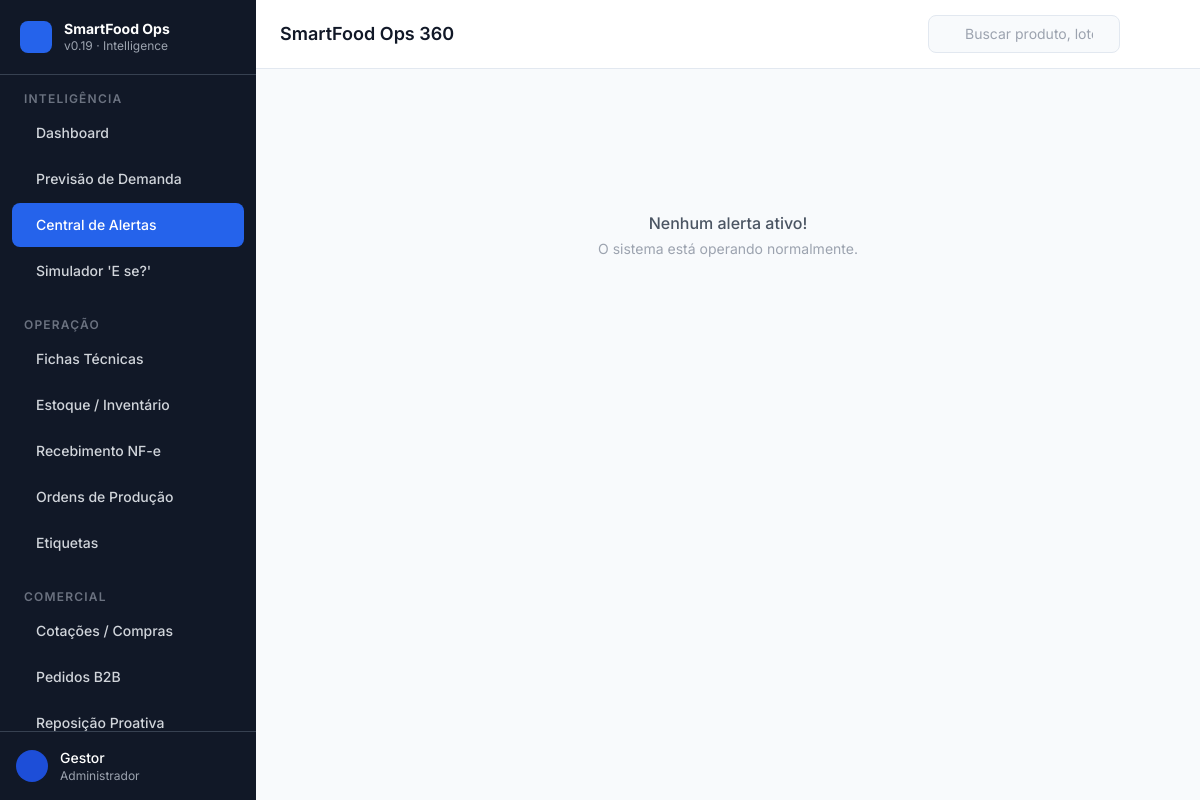
Before: /intelligence/alerts with the older database file.
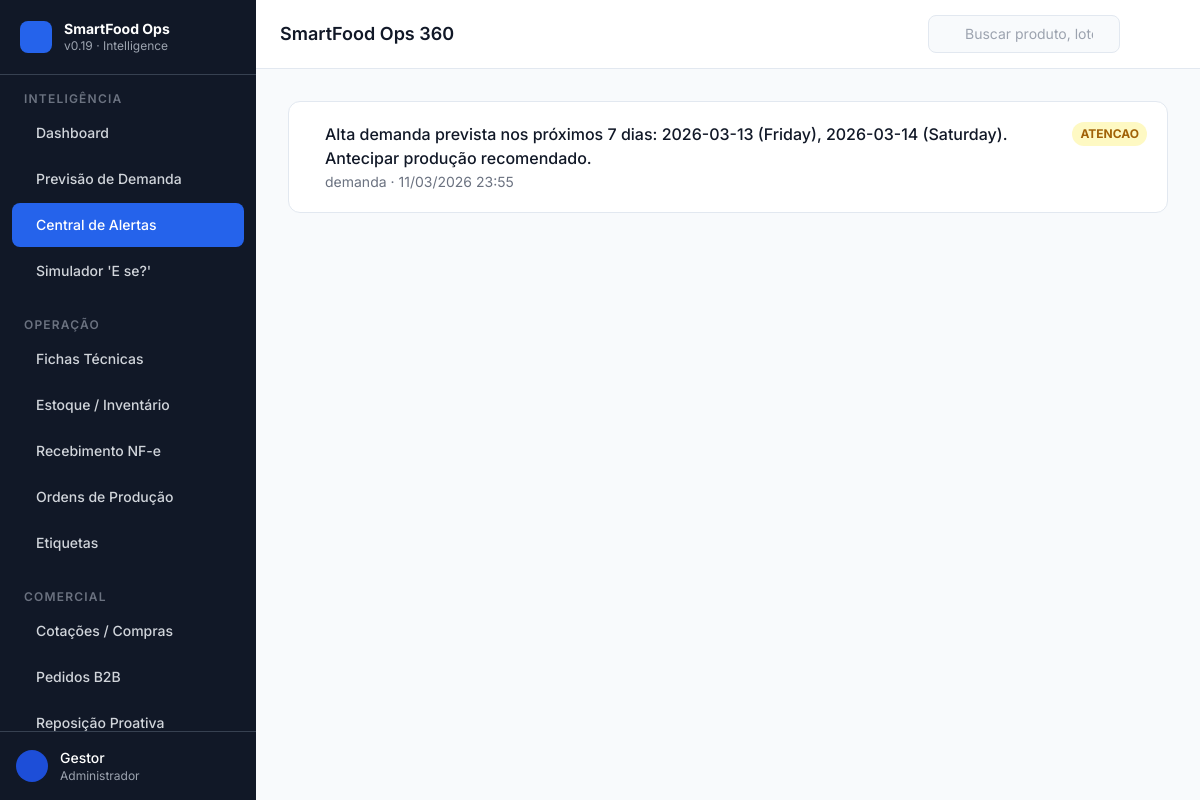
After: the same page with the newer database file.
### models.py (models this page shows)
class TimestampMixin:
    created_at = Column(DateTime(timezone=True), server_default=func.now())
    updated_at = Column(DateTime(timezone=True), onupdate=func.now())

class SystemAlert(Base, TimestampMixin):
    __tablename__ = "system_alerts"
    id = Column(GUID(), primary_key=True, default=uuid.uuid4)
    tipo = Column(String)
    categoria = Column(String)  # financeiro|estoque|producao|capacidade|demanda|comercial|qualidade
    produto_id = Column(GUID(), ForeignKey("products.id"), nullable=True)
    supply_id = Column(GUID(), ForeignKey("supplies.id"), nullable=True)
    mensagem = Column(Text)
    severidade = Column(String)  # critico|atencao|info
    status = Column(String)  # ativo|resolvido|snoozed
    resolvido_em = Column(DateTime)
    snoozed_until = Column(DateTime, nullable=True)
    last_notified_at = Column(DateTime, nullable=True)

### routers/ui_dashboard.py (the view)
@router.get("/intelligence/alerts", response_class=HTMLResponse)
def alerts_page(request: Request, db: Session = Depends(get_db)):
    from models import SystemAlert
    alertas = (
        db.query(SystemAlert)
        .filter(SystemAlert.status == "ativo")
        .order_by(SystemAlert.created_at.desc())
        .limit(100)
        .all()
    )
    return templates.TemplateResponse(
        "intelligence/alerts.html",
        _ctx(request, alertas=alertas),
    )

### templates/intelligence/alerts.html (shortened to what this page needs)
{% extends "base.html" %}
{% block content %}
<div class="space-y-4">
  {% if alertas %}
    {% for a in alertas %}
    <div class="bg-white rounded-xl border border-slate-200 p-5 flex items-start gap-4
                {% if a.severidade == 'critico' %}border-l-4 border-l-red-500{% endif %}">
      <div class="flex-1 min-w-0">
        <p class="font-medium text-gray-900">{{ a.mensagem or a.tipo }}</p>
        <p class="text-sm text-gray-500 mt-0.5">{{ a.categoria }} · {{ a.created_at.strftime('%d/%m/%Y %H:%M') if a.created_at else "" }}</p>
      </div>
      <span class="shrink-0 text-xs font-bold px-2 py-1 rounded-full
                   {% if a.severidade == 'critico' %}bg-red-100 text-red-700
                   {% elif a.severidade == 'atencao' %}bg-yellow-100 text-yellow-700
                   {% else %}bg-blue-100 text-blue-700{% endif %}">
        {{ (a.severidade or "info") | upper }}
      </span>
    </div>
    {% endfor %}
  {% else %}
  <div class="flex items-center justify-center h-64">
    <div class="text-center text-gray-400">
      <p class="font-medium text-gray-600">Nenhum alerta ativo!</p>
      <p class="text-sm mt-1">O sistema está operando normalmente.</p>
    </div>
  </div>
  {% endif %}
</div>
{% endblock %}

### templates/base.html (shortened to what this page needs)
<!DOCTYPE html>
<html lang="pt-BR" x-data="appState()" x-init="init()">
<head>
  <script src="https://cdn.tailwindcss.com"></script>
  <link rel="stylesheet" href="https://cdn.jsdelivr.net/npm/nprogress@0.2.0/nprogress.css" />
</head>
<body class="bg-slate-50 text-gray-800 antialiased"
      hx-boost="true">
  <div class="flex h-screen overflow-hidden" :class="{ 'pt-8': isOffline }">
    {% include "includes/sidebar.html" %}
    <div class="flex-1 flex flex-col overflow-hidden min-w-0">
      {% include "includes/topbar.html" %}
      <main id="main-content"
            class="flex-1 overflow-y-auto p-4 md:p-6 lg:p-8">
        {% block content %}{% endblock %}
      </main>
    </div>
  </div>
</body>
</html>

### templates/includes/sidebar.html (shortened to what this page needs)
<aside id="sidebar"
       :class="sidebarOpen ? 'translate-x-0' : '-translate-x-full md:translate-x-0'"
       class="fixed md:relative z-40 w-64 h-full bg-gray-900 text-white
              flex flex-col transition-transform duration-300 ease-in-out shrink-0">
  <div class="flex items-center gap-3 px-5 py-5 border-b border-gray-700">
    <div class="w-8 h-8 bg-blue-600 rounded-lg flex items-center justify-center shrink-0">
    </div>
    <div class="min-w-0">
      <p class="font-bold text-sm leading-tight text-white truncate">SmartFood Ops</p>
      <p class="text-xs text-gray-400 truncate">v0.19 · Intelligence</p>
    </div>
  </div>
  <nav class="flex-1 overflow-y-auto py-4 px-3 space-y-6" aria-label="Navegação principal">
    {% macro nav_item(label, icon, url, badge=None) %}
    <a href="{{ url }}"
       hx-get="{{ url }}"
       hx-target="#main-content"
       hx-select="#main-content"
       hx-swap="innerHTML"
       hx-push-url="true"
       @click="activeNav = '{{ url }}'; if(window.innerWidth < 768) sidebarOpen = false"
       :class="activeNav === '{{ url }}' || activeNav.startsWith('{{ url }}/') ?
                 'bg-blue-600 text-white' :
                 'text-gray-300 hover:bg-gray-800 hover:text-white'"
       class="flex items-center gap-3 px-3 py-2.5 rounded-lg text-sm font-medium
              transition-colors duration-150 group min-h-[44px]"
       aria-label="{{ label }}">
      <span class="truncate flex-1">{{ label }}</span>
    </a>
    {% endmacro %}
    {% macro nav_section(title) %}
    <p class="px-3 text-xs font-semibold text-gray-500 uppercase tracking-widest mb-1">
      {{ title }}
    </p>
    {% endmacro %}
    <div>
      {{ nav_section("Inteligência") }}
      <div class="space-y-0.5">
        {{ nav_item("Dashboard",             "squares-four",   "/dashboard") }}
        {{ nav_item("Previsão de Demanda",   "chart-line-up",  "/intelligence/forecast") }}
        {{ nav_item("Central de Alertas",    "bell-ringing",   "/intelligence/alerts") }}
        {{ nav_item("Simulador 'E se?'",     "flask",          "/intelligence/simulator") }}
      </div>
    </div>
    <div>
      {{ nav_section("Operação") }}
      <div class="space-y-0.5">
        {{ nav_item("Fichas Técnicas",       "notebook",       "/operations/bom") }}
        {{ nav_item("Estoque / Inventário",  "package",        "/operations/inventory") }}
        {{ nav_item("Recebimento NF-e",      "truck",          "/operations/receiving") }}
        {{ nav_item("Ordens de Produção",    "factory",        "/operations/production") }}
        {{ nav_item("Etiquetas",             "tag",            "/operations/labels") }}
      </div>
    </div>
    <div>
      {{ nav_section("Comercial") }}
      <div class="space-y-0.5">
        {{ nav_item("Cotações / Compras",    "shopping-cart",    "/commercial/purchasing") }}
        {{ nav_item("Pedidos B2B",           "clipboard-text",   "/commercial/orders") }}
        {{ nav_item("Reposição Proativa",    "robot",            "/commercial/b2b-intelligence") }}
      </div>
    </div>
  </nav>
  <div class="px-4 py-4 border-t border-gray-700">
    <div class="flex items-center gap-3">
      <div class="w-8 h-8 bg-blue-700 rounded-full flex items-center justify-center shrink-0">
      </div>
      <div class="min-w-0">
        <p class="text-sm font-medium text-white truncate">Gestor</p>
        <p class="text-xs text-gray-400 truncate">Administrador</p>
      </div>
    </div>
  </div>
</aside>

### templates/includes/topbar.html (shortened to what this page needs)
<header class="bg-white border-b border-slate-200 px-4 md:px-6 py-3
               flex items-center gap-3 shrink-0 z-20 sticky top-0">
  <div class="flex-1 min-w-0">
    <h1 id="page-title"
        class="text-base md:text-lg font-semibold text-gray-900 truncate">
      {% block page_title %}SmartFood Ops 360{% endblock %}
    </h1>
  </div>
  <div class="hidden lg:flex items-center"
       x-data="{ searchOpen: false }">
    <div :class="searchOpen ? 'w-72' : 'w-48'"
         class="relative transition-all duration-200">
      <input type="search"
             placeholder="Buscar produto, lote, cliente..."
             class="w-full pl-9 pr-3 py-2 text-sm bg-slate-50 border border-slate-200
                    rounded-lg placeholder-gray-400 focus:outline-none focus:ring-2
                    focus:ring-blue-500 focus:border-transparent"
             @focus="searchOpen = true"
             @blur="searchOpen = false"
             aria-label="Busca global" />
    </div>
  </div>
  <div class="relative" x-data="{ alertsOpen: false }">
    <button @click="alertsOpen = !alertsOpen"
            @keydown.escape="alertsOpen = false"
            class="relative p-2 text-gray-500 hover:text-gray-800 hover:bg-slate-100
                   rounded-lg transition-colors min-h-[44px] min-w-[44px]
                   flex items-center justify-center"
            aria-label="Alertas ativos"
            aria-haspopup="true"
            :aria-expanded="alertsOpen">
    </button>
  </div>
</header>

### templates/base.html (style rules this page uses)
body { font-family: 'Inter', system-ui, sans-serif; }
#main-content { scroll-behavior: smooth; }

Changed rows visible on the page:
added SystemAlert: mensagem "Alta demanda prevista nos próximos 7 dias: 2026-03-13 (Friday), 2026-03-14 (Saturday). Antecipar produção recomendado.", categoria "demanda", created_at "11/03/2026 23:55", severidade "ATENCAO"
Other visible differences:
text no longer shown: "Nenhum alerta ativo! O sistema está operando normalmente."
